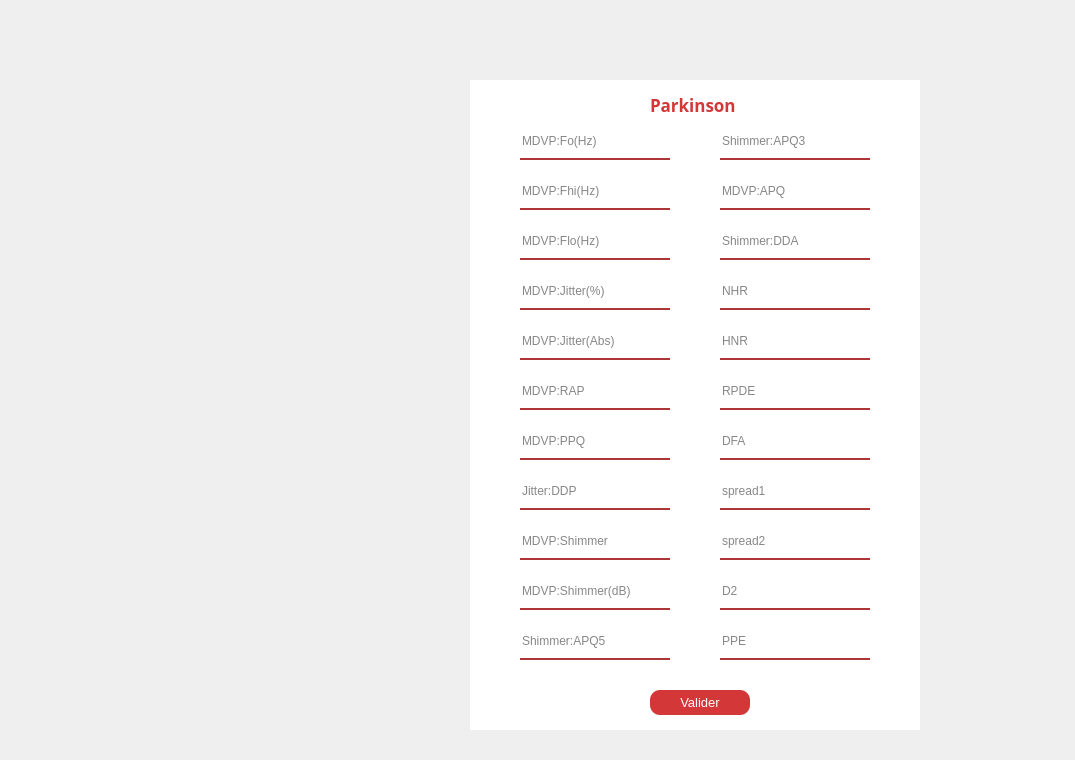
<?xml version="1.0" encoding="UTF-8"?>
<ui version="4.0">
 <class>parkinson3</class>
 <widget class="QWidget" name="parkinson3">
  <property name="geometry">
   <rect>
    <x>0</x>
    <y>0</y>
    <width>1075</width>
    <height>760</height>
   </rect>
  </property>
  <property name="windowTitle">
   <string>Form</string>
  </property>
  <widget class="QLabel" name="label">
   <property name="geometry">
    <rect>
     <x>370</x>
     <y>80</y>
     <width>100</width>
     <height>650</height>
    </rect>
   </property>
   <property name="styleSheet">
    <string notr="true">border-image: url(:/image/parkinson2.jpg);
border-top-left-radius:50px;
border-bottom-left-radius:50px;</string>
   </property>
   <property name="text">
    <string/>
   </property>
  </widget>
  <widget class="QLabel" name="label_2">
   <property name="geometry">
    <rect>
     <x>920</x>
     <y>80</y>
     <width>100</width>
     <height>650</height>
    </rect>
   </property>
   <property name="styleSheet">
    <string notr="true">border-image: url(:/image/parkinson2.jpg);
border-top-right-radius:50px;
border-bottom-right-radius:50px;</string>
   </property>
   <property name="text">
    <string/>
   </property>
  </widget>
  <widget class="QLabel" name="label_4">
   <property name="geometry">
    <rect>
     <x>650</x>
     <y>90</y>
     <width>90</width>
     <height>30</height>
    </rect>
   </property>
   <property name="font">
    <font>
     <family>Microsoft YaHei</family>
     <pointsize>13</pointsize>
     <weight>75</weight>
     <bold>true</bold>
    </font>
   </property>
   <property name="styleSheet">
    <string notr="true">color:rgba(200,0,0,200)</string>
   </property>
   <property name="text">
    <string>Parkinson </string>
   </property>
  </widget>
  <widget class="QLineEdit" name="lineEdit">
   <property name="geometry">
    <rect>
     <x>520</x>
     <y>130</y>
     <width>150</width>
     <height>30</height>
    </rect>
   </property>
   <property name="styleSheet">
    <string notr="true">background-color:rgba(0,0,0,0);
border:none;
border-bottom:2px solid rgba(150,0,0,200);
color:rgba(0,0,0,240);
padding-bottom:7px;</string>
   </property>
   <property name="placeholderText">
    <string>MDVP:Fo(Hz)</string>
   </property>
  </widget>
  <widget class="QLabel" name="label_3">
   <property name="geometry">
    <rect>
     <x>470</x>
     <y>80</y>
     <width>450</width>
     <height>650</height>
    </rect>
   </property>
   <property name="styleSheet">
    <string notr="true">background-color:rgba(255,255,255,255);</string>
   </property>
   <property name="text">
    <string/>
   </property>
  </widget>
  <widget class="QLineEdit" name="lineEdit_2">
   <property name="geometry">
    <rect>
     <x>520</x>
     <y>230</y>
     <width>150</width>
     <height>30</height>
    </rect>
   </property>
   <property name="styleSheet">
    <string notr="true">background-color:rgba(0,0,0,0);
border:none;
border-bottom:2px solid rgba(150,0,0,200);
color:rgba(0,0,0,240);
padding-bottom:7px;</string>
   </property>
   <property name="placeholderText">
    <string>MDVP:Flo(Hz)</string>
   </property>
  </widget>
  <widget class="QLineEdit" name="lineEdit_3">
   <property name="geometry">
    <rect>
     <x>520</x>
     <y>180</y>
     <width>150</width>
     <height>30</height>
    </rect>
   </property>
   <property name="styleSheet">
    <string notr="true">background-color:rgba(0,0,0,0);
border:none;
border-bottom:2px solid rgba(150,0,0,200);
color:rgba(0,0,0,240);
padding-bottom:7px;</string>
   </property>
   <property name="placeholderText">
    <string>MDVP:Fhi(Hz)</string>
   </property>
  </widget>
  <widget class="QLineEdit" name="lineEdit_4">
   <property name="geometry">
    <rect>
     <x>520</x>
     <y>330</y>
     <width>150</width>
     <height>30</height>
    </rect>
   </property>
   <property name="styleSheet">
    <string notr="true">background-color:rgba(0,0,0,0);
border:none;
border-bottom:2px solid rgba(150,0,0,200);
color:rgba(0,0,0,240);
padding-bottom:7px;</string>
   </property>
   <property name="placeholderText">
    <string>MDVP:Jitter(Abs)</string>
   </property>
  </widget>
  <widget class="QLineEdit" name="lineEdit_5">
   <property name="geometry">
    <rect>
     <x>520</x>
     <y>280</y>
     <width>150</width>
     <height>30</height>
    </rect>
   </property>
   <property name="styleSheet">
    <string notr="true">background-color:rgba(0,0,0,0);
border:none;
border-bottom:2px solid rgba(150,0,0,200);
color:rgba(0,0,0,240);
padding-bottom:7px;</string>
   </property>
   <property name="placeholderText">
    <string>MDVP:Jitter(%)</string>
   </property>
  </widget>
  <widget class="QLineEdit" name="lineEdit_6">
   <property name="geometry">
    <rect>
     <x>520</x>
     <y>530</y>
     <width>150</width>
     <height>30</height>
    </rect>
   </property>
   <property name="styleSheet">
    <string notr="true">background-color:rgba(0,0,0,0);
border:none;
border-bottom:2px solid rgba(150,0,0,200);
color:rgba(0,0,0,240);
padding-bottom:7px;</string>
   </property>
   <property name="placeholderText">
    <string>MDVP:Shimmer</string>
   </property>
  </widget>
  <widget class="QLineEdit" name="lineEdit_7">
   <property name="geometry">
    <rect>
     <x>520</x>
     <y>480</y>
     <width>150</width>
     <height>30</height>
    </rect>
   </property>
   <property name="styleSheet">
    <string notr="true">background-color:rgba(0,0,0,0);
border:none;
border-bottom:2px solid rgba(150,0,0,200);
color:rgba(0,0,0,240);
padding-bottom:7px;</string>
   </property>
   <property name="placeholderText">
    <string>Jitter:DDP</string>
   </property>
  </widget>
  <widget class="QLineEdit" name="lineEdit_8">
   <property name="geometry">
    <rect>
     <x>520</x>
     <y>430</y>
     <width>150</width>
     <height>30</height>
    </rect>
   </property>
   <property name="styleSheet">
    <string notr="true">background-color:rgba(0,0,0,0);
border:none;
border-bottom:2px solid rgba(150,0,0,200);
color:rgba(0,0,0,240);
padding-bottom:7px;</string>
   </property>
   <property name="placeholderText">
    <string>MDVP:PPQ</string>
   </property>
  </widget>
  <widget class="QLineEdit" name="lineEdit_9">
   <property name="geometry">
    <rect>
     <x>520</x>
     <y>380</y>
     <width>150</width>
     <height>30</height>
    </rect>
   </property>
   <property name="styleSheet">
    <string notr="true">background-color:rgba(0,0,0,0);
border:none;
border-bottom:2px solid rgba(150,0,0,200);
color:rgba(0,0,0,240);
padding-bottom:7px;</string>
   </property>
   <property name="placeholderText">
    <string>MDVP:RAP</string>
   </property>
  </widget>
  <widget class="QLineEdit" name="lineEdit_10">
   <property name="geometry">
    <rect>
     <x>520</x>
     <y>580</y>
     <width>150</width>
     <height>30</height>
    </rect>
   </property>
   <property name="styleSheet">
    <string notr="true">background-color:rgba(0,0,0,0);
border:none;
border-bottom:2px solid rgba(150,0,0,200);
color:rgba(0,0,0,240);
padding-bottom:7px;</string>
   </property>
   <property name="placeholderText">
    <string>MDVP:Shimmer(dB)</string>
   </property>
  </widget>
  <widget class="QLineEdit" name="lineEdit_11">
   <property name="geometry">
    <rect>
     <x>720</x>
     <y>130</y>
     <width>150</width>
     <height>30</height>
    </rect>
   </property>
   <property name="styleSheet">
    <string notr="true">background-color:rgba(0,0,0,0);
border:none;
border-bottom:2px solid rgba(150,0,0,200);
color:rgba(0,0,0,240);
padding-bottom:7px;</string>
   </property>
   <property name="placeholderText">
    <string>Shimmer:APQ3</string>
   </property>
  </widget>
  <widget class="QLineEdit" name="lineEdit_12">
   <property name="geometry">
    <rect>
     <x>720</x>
     <y>180</y>
     <width>150</width>
     <height>30</height>
    </rect>
   </property>
   <property name="styleSheet">
    <string notr="true">background-color:rgba(0,0,0,0);
border:none;
border-bottom:2px solid rgba(150,0,0,200);
color:rgba(0,0,0,240);
padding-bottom:7px;</string>
   </property>
   <property name="placeholderText">
    <string>MDVP:APQ</string>
   </property>
  </widget>
  <widget class="QLineEdit" name="lineEdit_13">
   <property name="geometry">
    <rect>
     <x>720</x>
     <y>230</y>
     <width>150</width>
     <height>30</height>
    </rect>
   </property>
   <property name="styleSheet">
    <string notr="true">background-color:rgba(0,0,0,0);
border:none;
border-bottom:2px solid rgba(150,0,0,200);
color:rgba(0,0,0,240);
padding-bottom:7px;</string>
   </property>
   <property name="placeholderText">
    <string>Shimmer:DDA</string>
   </property>
  </widget>
  <widget class="QLineEdit" name="lineEdit_14">
   <property name="geometry">
    <rect>
     <x>720</x>
     <y>280</y>
     <width>150</width>
     <height>30</height>
    </rect>
   </property>
   <property name="styleSheet">
    <string notr="true">background-color:rgba(0,0,0,0);
border:none;
border-bottom:2px solid rgba(150,0,0,200);
color:rgba(0,0,0,240);
padding-bottom:7px;</string>
   </property>
   <property name="placeholderText">
    <string>NHR</string>
   </property>
  </widget>
  <widget class="QLineEdit" name="lineEdit_15">
   <property name="geometry">
    <rect>
     <x>720</x>
     <y>330</y>
     <width>150</width>
     <height>30</height>
    </rect>
   </property>
   <property name="styleSheet">
    <string notr="true">background-color:rgba(0,0,0,0);
border:none;
border-bottom:2px solid rgba(150,0,0,200);
color:rgba(0,0,0,240);
padding-bottom:7px;</string>
   </property>
   <property name="placeholderText">
    <string>HNR</string>
   </property>
  </widget>
  <widget class="QLineEdit" name="lineEdit_16">
   <property name="geometry">
    <rect>
     <x>720</x>
     <y>380</y>
     <width>150</width>
     <height>30</height>
    </rect>
   </property>
   <property name="styleSheet">
    <string notr="true">background-color:rgba(0,0,0,0);
border:none;
border-bottom:2px solid rgba(150,0,0,200);
color:rgba(0,0,0,240);
padding-bottom:7px;</string>
   </property>
   <property name="placeholderText">
    <string>RPDE</string>
   </property>
  </widget>
  <widget class="QLineEdit" name="lineEdit_17">
   <property name="geometry">
    <rect>
     <x>720</x>
     <y>430</y>
     <width>150</width>
     <height>30</height>
    </rect>
   </property>
   <property name="styleSheet">
    <string notr="true">background-color:rgba(0,0,0,0);
border:none;
border-bottom:2px solid rgba(150,0,0,200);
color:rgba(0,0,0,240);
padding-bottom:7px;</string>
   </property>
   <property name="placeholderText">
    <string>DFA</string>
   </property>
  </widget>
  <widget class="QLineEdit" name="lineEdit_18">
   <property name="geometry">
    <rect>
     <x>720</x>
     <y>480</y>
     <width>150</width>
     <height>30</height>
    </rect>
   </property>
   <property name="styleSheet">
    <string notr="true">background-color:rgba(0,0,0,0);
border:none;
border-bottom:2px solid rgba(150,0,0,200);
color:rgba(0,0,0,240);
padding-bottom:7px;</string>
   </property>
   <property name="placeholderText">
    <string>spread1</string>
   </property>
  </widget>
  <widget class="QLineEdit" name="lineEdit_19">
   <property name="geometry">
    <rect>
     <x>720</x>
     <y>530</y>
     <width>150</width>
     <height>30</height>
    </rect>
   </property>
   <property name="styleSheet">
    <string notr="true">background-color:rgba(0,0,0,0);
border:none;
border-bottom:2px solid rgba(150,0,0,200);
color:rgba(0,0,0,240);
padding-bottom:7px;</string>
   </property>
   <property name="placeholderText">
    <string>spread2</string>
   </property>
  </widget>
  <widget class="QLineEdit" name="lineEdit_20">
   <property name="geometry">
    <rect>
     <x>720</x>
     <y>580</y>
     <width>150</width>
     <height>30</height>
    </rect>
   </property>
   <property name="styleSheet">
    <string notr="true">background-color:rgba(0,0,0,0);
border:none;
border-bottom:2px solid rgba(150,0,0,200);
color:rgba(0,0,0,240);
padding-bottom:7px;</string>
   </property>
   <property name="placeholderText">
    <string>D2</string>
   </property>
  </widget>
  <widget class="QPushButton" name="pushButton">
   <property name="geometry">
    <rect>
     <x>650</x>
     <y>690</y>
     <width>100</width>
     <height>25</height>
    </rect>
   </property>
   <property name="font">
    <font>
     <pointsize>10</pointsize>
    </font>
   </property>
   <property name="styleSheet">
    <string notr="true">QPushButton {
	background-color:rgba(200, 0, 0,200);
	border-radius:10px;
	color:rgb(255, 255, 255)
}
QPushButton:hover{
	background-color:rgb(255, 72, 26)
}</string>
   </property>
   <property name="text">
    <string>Valider</string>
   </property>
  </widget>
  <widget class="QLineEdit" name="lineEdit_21">
   <property name="geometry">
    <rect>
     <x>720</x>
     <y>630</y>
     <width>150</width>
     <height>30</height>
    </rect>
   </property>
   <property name="styleSheet">
    <string notr="true">background-color:rgba(0,0,0,0);
border:none;
border-bottom:2px solid rgba(150,0,0,200);
color:rgba(0,0,0,240);
padding-bottom:7px;</string>
   </property>
   <property name="placeholderText">
    <string>PPE</string>
   </property>
  </widget>
  <widget class="QLineEdit" name="lineEdit_22">
   <property name="geometry">
    <rect>
     <x>520</x>
     <y>630</y>
     <width>150</width>
     <height>30</height>
    </rect>
   </property>
   <property name="styleSheet">
    <string notr="true">background-color:rgba(0,0,0,0);
border:none;
border-bottom:2px solid rgba(150,0,0,200);
color:rgba(0,0,0,240);
padding-bottom:7px;</string>
   </property>
   <property name="placeholderText">
    <string>Shimmer:APQ5</string>
   </property>
  </widget>
  <zorder>label</zorder>
  <zorder>label_2</zorder>
  <zorder>label_3</zorder>
  <zorder>label_4</zorder>
  <zorder>lineEdit</zorder>
  <zorder>lineEdit_3</zorder>
  <zorder>lineEdit_2</zorder>
  <zorder>lineEdit_5</zorder>
  <zorder>lineEdit_4</zorder>
  <zorder>lineEdit_9</zorder>
  <zorder>lineEdit_8</zorder>
  <zorder>lineEdit_7</zorder>
  <zorder>lineEdit_6</zorder>
  <zorder>lineEdit_10</zorder>
  <zorder>lineEdit_22</zorder>
  <zorder>pushButton</zorder>
  <zorder>lineEdit_11</zorder>
  <zorder>lineEdit_12</zorder>
  <zorder>lineEdit_13</zorder>
  <zorder>lineEdit_14</zorder>
  <zorder>lineEdit_15</zorder>
  <zorder>lineEdit_16</zorder>
  <zorder>lineEdit_20</zorder>
  <zorder>lineEdit_17</zorder>
  <zorder>lineEdit_21</zorder>
  <zorder>lineEdit_18</zorder>
  <zorder>lineEdit_19</zorder>
 </widget>
 <resources>
  <include location="app_parkinson.qrc"/>
  <include location="app_parkinson.qrc"/>
 </resources>
 <connections/>
</ui>
